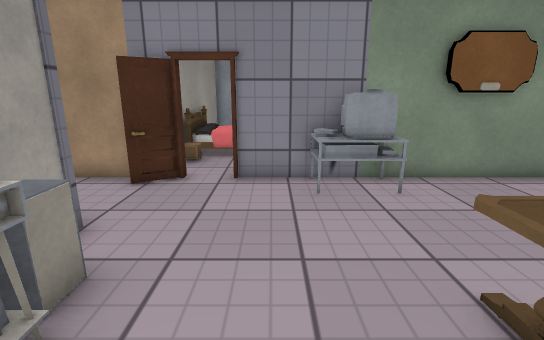
[1] (above)

16 first-person views from a walk through a scene from a Unity 3-D project. The camera is 1.2 m above the floor, tilts 14° down and sees 85° across. Doors are open. The floor is counted in squares, 0.5 m on a side. Each view is taken from the middle of a square. On the plan, view 1 faces up. The plan holds only what a view shows up to about 19 squares ahead; the rest is blank. The place goes on beyond the plan. The player is left out. Some animated figures are left out. Surface patterns are stand-ins for the level's own textures.

[2]
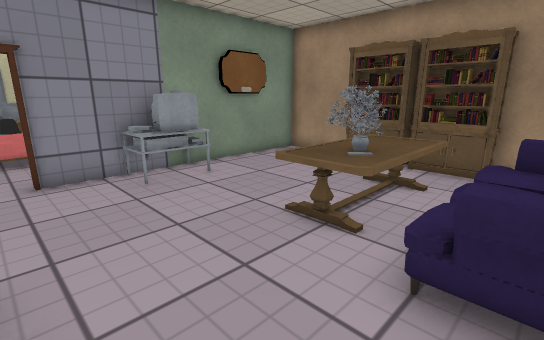

[3]
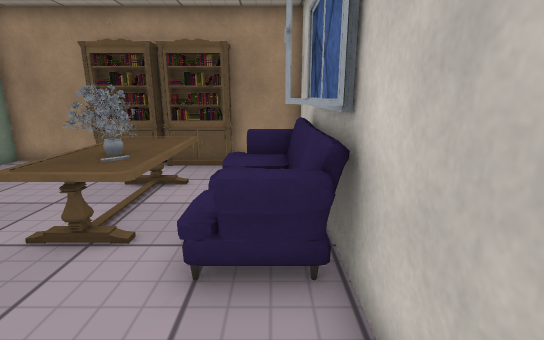

[4]
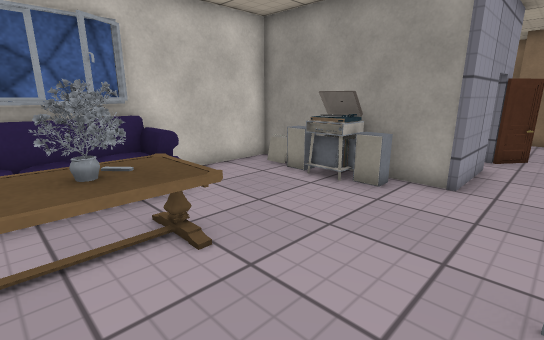

[5]
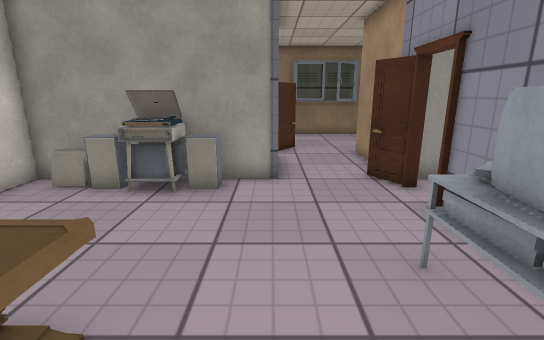

[6]
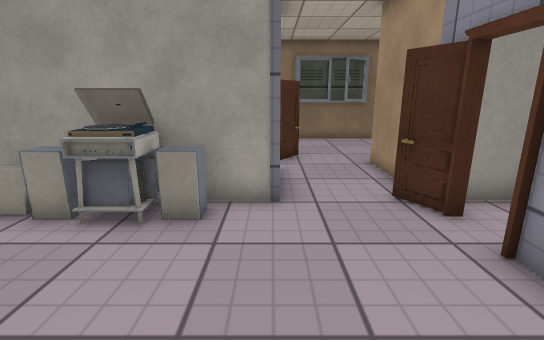

[7]
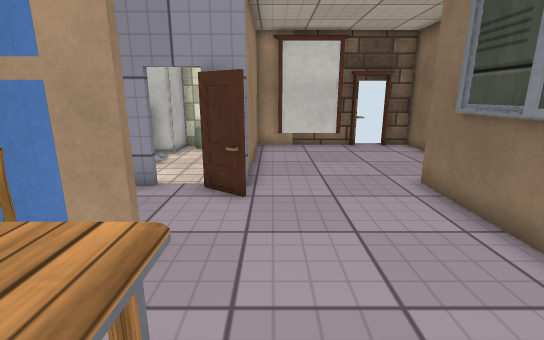

[8]
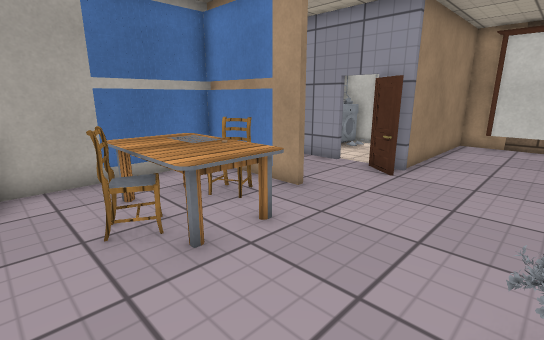

[9]
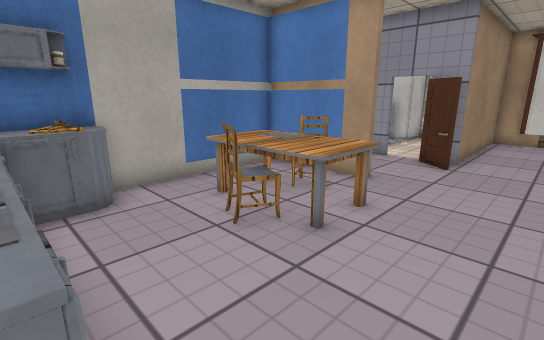

[10]
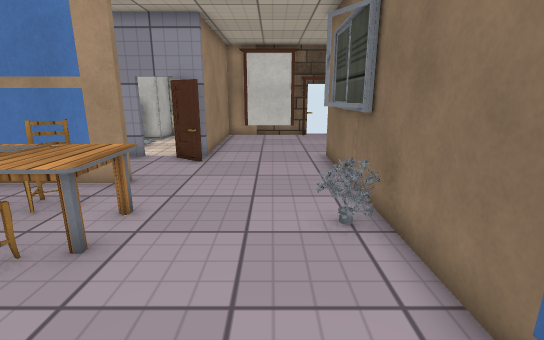

[11]
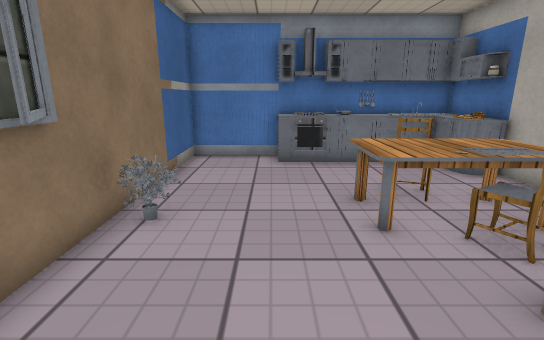

[12]
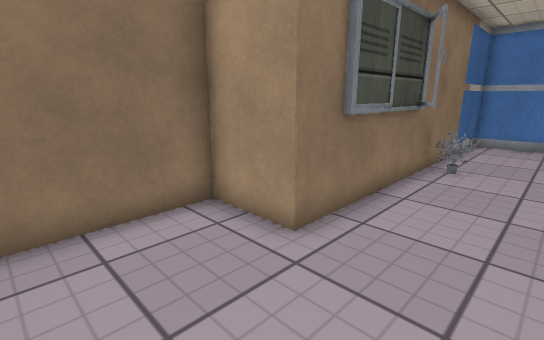

[13]
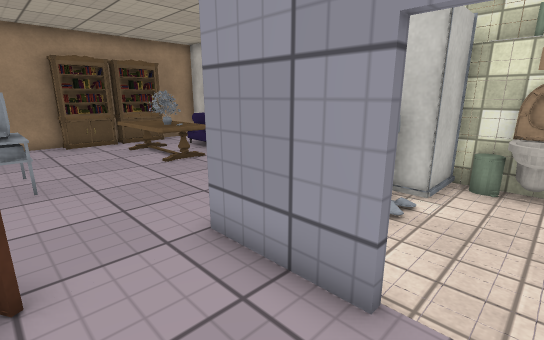

[14]
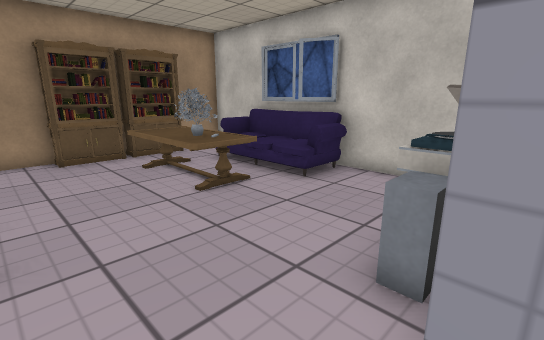

[15]
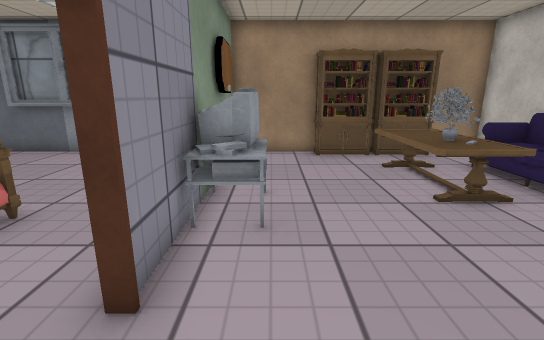

[16]
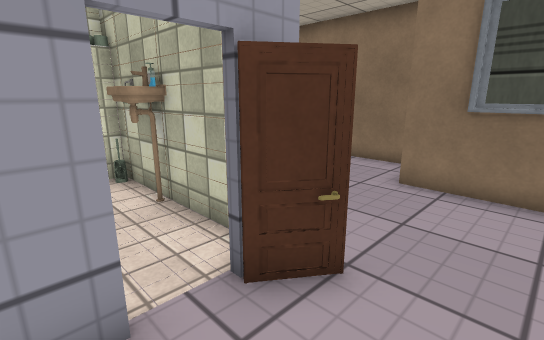

### Floor plan
Key: @ floor where view 1 was taken; # wall or solid block; . floor; / step, stairs or slope; D open door; = window, fence, low wall or low ledge; ^ raised ledge; O other object.
Columns run from 17 left of view 1 to 9 right of it. Each row starts with its distance up from view 1.
 18    ###########
 17    #..======^#
 16    #........=#
 15    #........=#
 14    #.....==..#
 13    #....OOOO.#
 12    #=...OOOO.#
 11    ##...OOOO.#
 10    #.........#
  9    #......#################
  8    #.........#....OOO.###.#
  7    #..............OOO.....#
  6    #....#.................#
  5 ####....#DD####..........##
  4 #.......#... #O..........##
  3 #.......#... #O..........#
  2 #.......OO..##OO.....#=..##
  1 #....... O.###OO.........##
  0 #.......#..# #O..@...../..#
 -1 #.......#### # ...........#
 -2 ##DD#####  # ##############

Where each view was taken, in squares from view 1:
view 1: 0 up, 0 right, facing up
view 2: 1 down, 2 left, facing up-right
view 3: 1 down, 2 left, facing right
view 4: 7 up, 5 right, facing down-left
view 5: 5 up, 5 right, facing left
view 6: 5 up, 3 right, facing left
view 7: 13 up, 10 left, facing down
view 8: 15 up, 13 left, facing down-right
view 9: 17 up, 12 left, facing down-right
view 10: 17 up, 12 left, facing down
view 11: 6 up, 11 left, facing up
view 12: 1 up, 11 left, facing up-left
view 13: 8 up, 8 left, facing down-right
view 14: 7 up, 4 left, facing down-right
view 15: 7 up, 4 left, facing right
view 16: 8 up, 6 left, facing down-left
